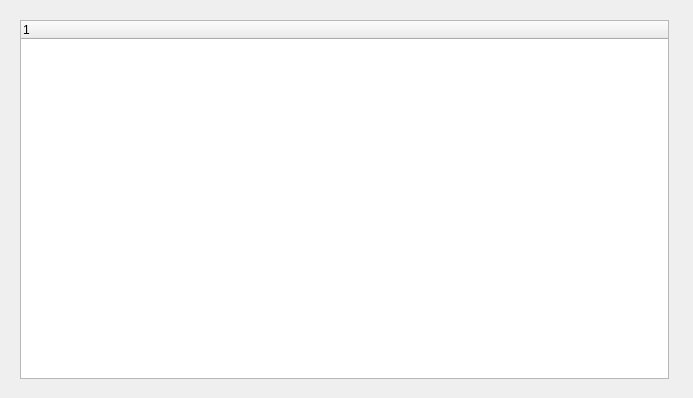
<?xml version="1.0" encoding="UTF-8"?>
<ui version="4.0">
 <class>MavlinkInspector</class>
 <widget class="QWidget" name="MavlinkInspector">
  <property name="geometry">
   <rect>
    <x>0</x>
    <y>0</y>
    <width>693</width>
    <height>398</height>
   </rect>
  </property>
  <property name="sizePolicy">
   <sizepolicy hsizetype="Expanding" vsizetype="Expanding">
    <horstretch>5</horstretch>
    <verstretch>5</verstretch>
   </sizepolicy>
  </property>
  <property name="windowTitle">
   <string>Mavlink Inspector</string>
  </property>
  <widget class="QTreeWidget" name="treeWidget">
   <property name="geometry">
    <rect>
     <x>20</x>
     <y>20</y>
     <width>649</width>
     <height>359</height>
    </rect>
   </property>
   <column>
    <property name="text">
     <string notr="true">1</string>
    </property>
   </column>
  </widget>
 </widget>
 <layoutdefault spacing="6" margin="11"/>
 <resources/>
 <connections/>
</ui>
